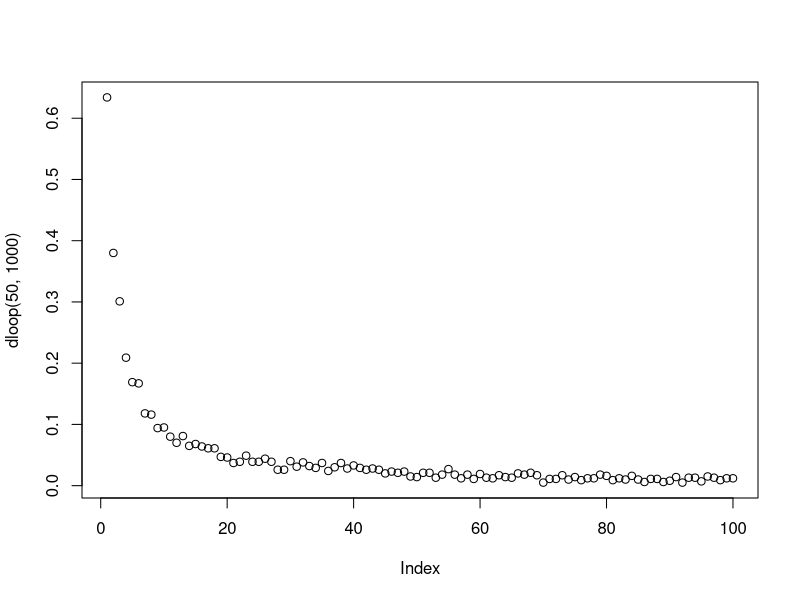

The R script that drew this image:
# Aidan Garrity (s1997567), Eleni Michaelidou (s2226022), Meshari Alrafidi (s2319759)

# Brief description of what each team member contributed to the project:

# Proportion of the work was undertaken by each team member: Aidan Garrity: 
#                                                            Eleni Michaelidou: 
#                                                            Meshari Alrafidi: 


# -------------------- Overview of the code --------------------

# We simulate the following puzzle: 2n prisoners are given a natural number to identify them, they enter a room 
# with 2n boxes, each box containing a number inside it and a number on it's lid. The prisoners' goal is to select the 
# box with their number in it. They are allowed to choose a maximum of n boxes. Three strategies are simulated here:
# Strategy 1. A prisoner selects the box with their number on the lid. If the number of the card inside the lid, k, is not their 
# number they go to box k and open it. They continue doing this until they either have found their number or have chosen 
# n boxes. 
# Strategy 2. The prisoner chooses a random box then repeats the steps in strategy 1.
# Strategy 3. n boxes are checked randomly 

#---------------------Part One----------------------------------

Pone <- function(n, k, strategy, nreps=10000){
  # This function estimates the probability a single prisoner succeeding in finding their number.
  # Input:  n: the maximum number of boxes the prisoner is allowed to open
  #         k: the prisoner’s number
  #         strategy: which strategy to implement {1,2,3}
  #         nreps (10000 by default): the number of iterations of the simulations to run (in order to estimate the probability)
  # Output: prob: probability of a single prisoner succeeding in finding their number.
  
  prisoners <- k
  prob <- strategy_selection(n, prisoners, strategy, nreps)
  return(prob)
}

Pall <- function(n, strategy, nreps=10000){
  # This function estimates the probability of all prisoners finding their numbers.
  # Input:  n: the maximum number of boxes a prisoner is allowed to open
  #         strategy: which strategy to implement {1,2,3}
  #         nreps (10000 by default): the number of iterations of the simulations to run (in order to estimate the probability)
  # Output: prob: probability of all prisoners succeeding in finding their number.
  
  # Assigning a unique prisoner number to each of the 2n prisoners.
  prisoners <- c(1:(2*n))
  prob <- strategy_selection(n, prisoners, strategy, nreps)
  return(prob)
}


strategy_selection <- function(n, prisoners, strategy, nreps){
  
  if (strategy == 1) {
    
    # The prisoner(s) select(s) the box with their number on the lid as their first box.
    initial_box <- prisoners
    
    prob <- following_numbers(n, prisoners, initial_box, nreps)
    
  }
  else if (strategy ==2) {
    
    # The prisoner(s) select(s) the first box randomly.
    # Two prisoners can start from the same box (replace = T)
    initial_box <- sample(1:(2*n), size=length(prisoners), replace = T)
    
    prob <- following_numbers(n, prisoners, initial_box, nreps)
    
  }
  else if (strategy == 3){
    
    prob <- picking_randomly(n, prisoners, nreps)
    
  }
}


following_numbers <- function(n, prisoners, initial_box, nreps){
  # This function estimates the probability of a single prisoner succeeding in finding their number.
  # The prisoner opens boxes by following the numbers on the card within the boxes.
  # Input:  n: the maximum number of boxes the prisoner is allowed to open
  #         k: the prisoner’s number
  #         nreps: the number of iterations of the simulations to run (in order to estimate the probability)
  # Output: prob: probability of a single prisoner succeeding in finding their number.
  
  
  # success_trial represents the number of trials all prisoners (participating in the experiment) finding their boxes.
  # Initialization of "success_trial"
  success_trial <- 0  
  
  
  # Running the experiment nreps times
  for (i in 1:nreps){
    
    # boxes_found represents the number of prisoners found their boxes.
    # Reset of "boxes_found" in each repetition.
    boxes_found <- 0 
    
    # Assign numbers (1 to 2*n) randomly within the 2*n boxes before starting the experiment.
    # Random placement of numbers within the boxes in each simulation.
    boxes <- sample(1:(2*n), 2*n, replace=F)
    
    pick <- c()
    
    for (k in 1:length(prisoners)){
      
      # Initial box for the experiment based on the strategy for each prisoner
      pick <- initial_box[k]
      
      # The prisoner repeat the process of opening boxes until they have either found the card
      # with their number on it (break the loop) or opened n boxes without finding it.
      for (trial in 1:n){
        
        # Exit the loop when the prisoner finds the card in the box with their number.
        if (boxes[pick] == prisoners[k]){
          boxes_found <- boxes_found + 1
          break
        }else{
          pick = boxes[pick]
        }
      }
    }
    
    # A trial considers as success if all prisoners participating in the experiment find their number.
    if (boxes_found == length(prisoners)){
      success_trial <- success_trial + 1
    }
  }
  
  # probability of success (the prisoner(s) succeed(s) in finding their number).
  prob = success_trial / nreps
  return(prob)
}


picking_randomly <- function(n, prisoners, nreps){
  # This function estimates the probability of a single prisoner succeeding in finding their number.
  # The prisoner opens n boxes at random, checking each card for their number.
  # Input:  n: the maximum number of boxes the prisoner is allowed to open
  #         k: the prisoner’s number
  #         nreps: the number of iterations of the simulations to run (in order to estimate the probability)
  # Output: prob: probability of a single prisoner succeeding in finding their number.
  
  # success_trial represents the number of trials all prisoners (participating in the experiment) finding their boxes.
  # Initialization of "success_trial"
  success_trial <- 0  
  
  # Running the experiment nreps times
  for (i in 1:nreps){
    
    # boxes_found represents the number of prisoners found their boxes.
    # Reset of "boxes_found" in each repetition.
    boxes_found <- 0 
    
    for (k in 1:length(prisoners)){
      
      # we create 2n boxes, n of which can be opened
      boxes <- sample(1:(2*n), n)
      
      # if the prisoner's number is selected... 
      if (k %in% boxes){
        
        # counter increases
        boxes_found <- boxes_found + 1
      }
    }
    
    # A trial considers as success if all prisoners participating in the experiment find their box.
    if (boxes_found == length(prisoners)){
      success_trial <- success_trial + 1
    }
  }  
  # probability of success (the prisoner(s) succeed(s) in finding their number).
  prob = success_trial / nreps
  return(prob)
}

# ---------- Example code ----------

# Example estimating the individual success probability under Strategy 1, n =5 (nreps = 10000 by default)
Pone(n = 5, k = 4, strategy = 1)

# Example estimating the individual success probability under Strategy 2, n =5 (nreps = 10000 by default)
Pone(n = 5, k = 4, strategy = 2)

# Example estimating the individual success probability under Strategy 3, n =5 (nreps = 10000 by default)
Pone(n = 5, k = 4, strategy = 3)

# Example estimating the individual success probability under Strategy 1, n =50 (nreps = 10000 by default)
Pone(n = 50, k = 4, strategy = 1)

# Example estimating the individual success probability under Strategy 2, n =50 (nreps = 10000 by default)
Pone(n = 50, k = 4, strategy = 2)

# Example estimating the individual success probability under Strategy 3, n =50 (nreps = 10000 by default)
Pone(n = 50, k = 4, strategy = 3)


# Example estimating the joint success probability under Strategy 1, n =5 (nreps = 10000 by default)
Pall(n = 5, strategy = 1)

# Example estimating the joint success probability under Strategy 2, n =5 (nreps = 10000 by default)
Pall(n = 5, strategy = 2)

# Example estimating the joint success probability under Strategy 3, n =5 (nreps = 10000 by default)
Pall(n = 5, strategy = 3)

# Example estimating the joint success probability under Strategy 1, n =50 (nreps = 10000 by default)
Pall(n = 50, strategy = 1)

# Example estimating the joint success probability under Strategy 2, n =50 (nreps = 10000 by default)
Pall(n = 50, strategy = 2)

# Example estimating the joint success probability under Strategy 3, n =50 (nreps = 10000 by default)
Pall(n = 50, strategy = 3)


# ---------- Comments on the results ----------
# Under strategy 1, ...

# Under strategy 2, ...

# On the other hand, under strategy 3, we know that each prisoner can open up to n of the 2n boxes (half of the boxes) randomly.
# So, for each prisoner the P(success) = 1/2.
# We also know that the "the prisoner is not allowed to communicate with prisoners yet to have their go".
# So, trials between prisoners are independent. P((2n) prisoners succeed)) = (1/2)^(2n).
# Therefore, for n=50: P(100 prisoners succeed) = (1/2)^100  = close to 0.
# Even for small n, e.g. n=5: P(10 prisoners succeed) = (1/2)^10 = extremely small.


# ---------------------------------------------


dloop <- function(n, nreps){
  # This function estimate the probability that a cycle of any length will occur in a permutation of length 2n.
  # Input:
    # n: The size of the permutation to be considered (i.e. number of prisoners, so 2n boxes are considered)
    # nreps: The amount of simulations to be run to estimate the probability vector.
  # Output:
    # A vector of length 2n where the ith entry is the estimated probability that a cycle of length i will ocurr
    # in a randomly generated permutation of length 2n.
  
  # Tracker for all cycles found.
  totalcount <- rep(0, 2*n)
  
  # Running nreps simulations.
  for (rep in 1:nreps){
    
    # Generating the boxes and cards for this simulation.
    boxes <- sample(1:(2*n))
    # Tracker for the cycles of this loop only.
    loopcount <- rep(0, 2*n)
    # Vector containing which boxes have NOT been opened
    left_to_check <- 1:(2*n)
    
    # Starting with the first box, checking all boxes for a cycle.
    # After a box has been found to be part of a cycle, it is removed from left_to_check.
    i<-1
    while (i %in% left_to_check) {
      
      # counter tracks the length of the current cycle.
        counter <- 1
      # j is a placeholder for opening the next box in a cycle.
        j <- i
      # tracking which boxes were part of this cycle, to be removed from left_to_check
        checked <- c()
      # iterating over all boxes in a cycle, incrementing the counter and updating the checked boxes list.
        while(i != boxes[j]){
          counter <- counter + 1
          checked <- c(checked, j)
          j <- boxes[j]
        }
        
        checked <- c(checked, j)
        
        # Indicating that a cycle of length counter was found
        # To instead enumerate all cycles in the boxes, this can be changed to 
        # loopcount[counter] <- loopcount[counter] + 1
        loopcount[counter] <- 1
        
        # Removing the checked boxes.
        left_to_check <- left_to_check[-match(checked, left_to_check)]
  
      # If there are no more boxes to check, we are done.
      if (length(left_to_check) == 0){
        break
      }
       
    # Setting the next box to start with for the next cycle. 
      i <- left_to_check[1]
  
    }
    
    totalcount <- totalcount + loopcount
  }
  
  return(totalcount / nreps)
}

plot(dloop(50,1000))


  
